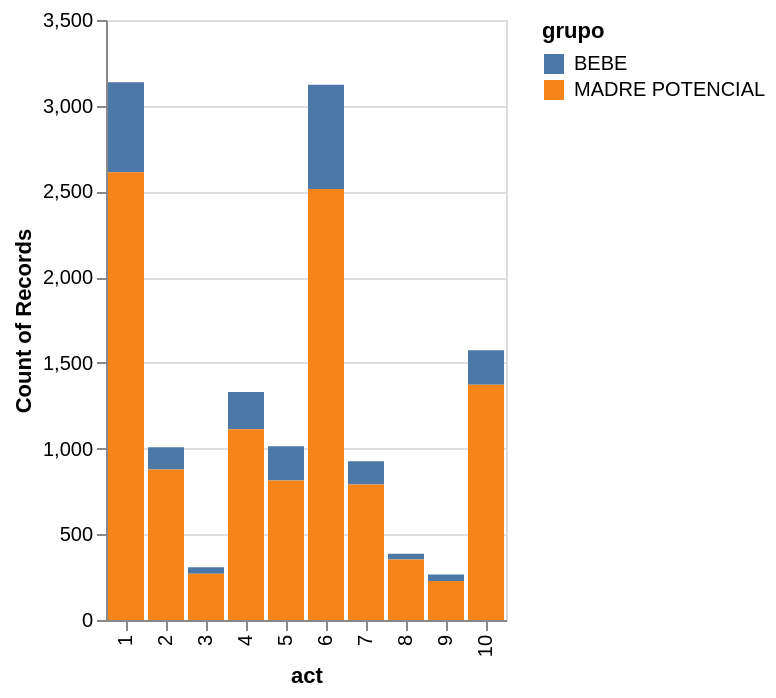

Notebook cell for this chart:
### Code cell
alt.data_transformers.disable_max_rows()

alt.Chart(datos).mark_bar().encode(
    x="act:O",
    y="count()",
    color="grupo",
    tooltip=["act", "grupo", "count()"]
).interactive()

### Figure 1 — Vega-Lite specification as saved in the notebook (floating-point values rounded to 4 significant figures; data arrays with more than 128 entries replaced by an {"elided": "..."} marker saying what was removed)
{"config": {"view": {"continuousWidth": 300, "continuousHeight": 300}}, "data": {"name": "data-11d1347712ec6bdf8c98dd1f960878f5"}, "mark": {"type": "bar"}, "encoding": {"color": {"field": "grupo", "type": "nominal"}, "tooltip": [{"field": "act", "type": "quantitative"}, {"field": "grupo", "type": "nominal"}, {"aggregate": "count", "type": "quantitative"}], "x": {"field": "act", "type": "ordinal"}, "y": {"aggregate": "count", "type": "quantitative"}}, "params": [{"name": "param_1", "select": {"type": "interval", "encodings": ["x", "y"]}, "bind": "scales"}], "$schema": "https://vega.github.io/schema/vega-lite/v5.20.1.json", "datasets": {"data-11d1347712ec6bdf8c98dd1f960878f5": {"elided": "13070 records"}}}
